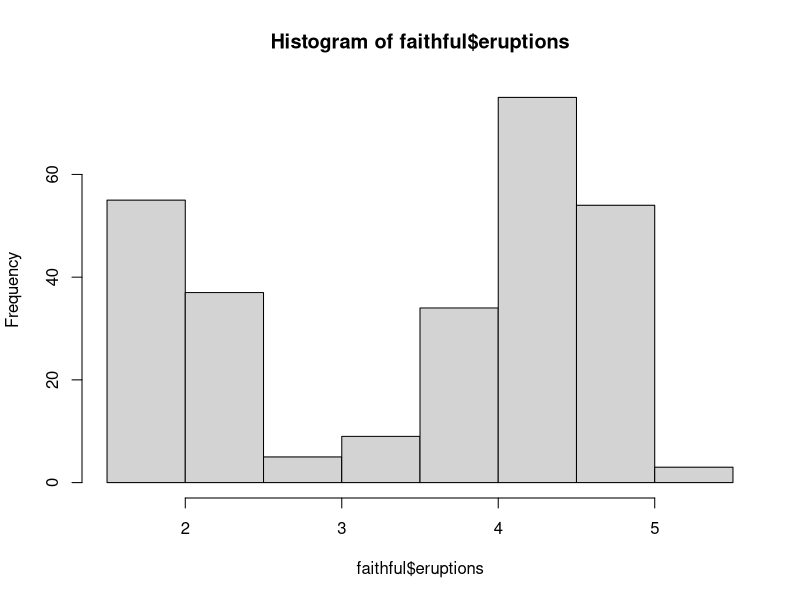
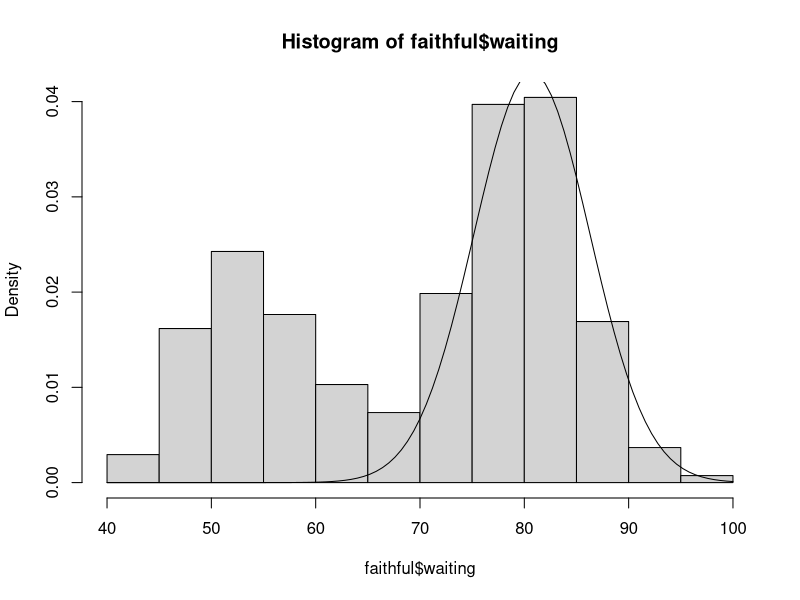

The R script that drew these images, in order: (Note: this script raises an error after producing the figures.)
#!/usr/bin/env RScript
# Gibbs Sampler (Gaussian mixtures)

gibbsMixture <- function(data,k,max_iter=1000){
  n = length(data)
  mu = mean(data)
  sig = var(data)
  
  # Preallocating data
  z = rep(NA,n)
  group_size = rep(NA, k)
  group_x = rep(NA, k)
  group_sum = rep(NA, k)
  
  mu_mat = sig_mat = pj_mat = matrix(NA, nrow=max_iter, ncol=k)
  mu_mat[1,] = rep(mu,k)
  pj_mat[1,] = rep(1,k)/k
  sig_mat[1,] = rep(sig,k)
  
  likelihood = matrix(NA, n, k)
  logpost = rep(NA, max_iter)
  
  ## Chunk for likelihood
  
  for(j in 1:k){
    likelihood[,j] = pj_mat[1,j]*dnorm(x=data, mean=mu_mat[1,j],
                                       sd=sqrt(sig_mat[1,j]))
  }
  
  logpost[1] = sum(log(apply(likelihood,1,sum))) + sum(dnorm(mu_mat[1,],mean(data),sqrt(sig_mat[1,]),log=T)) -
    (10+1)*sum(log(sig_mat[1,])) - sum(var(data)/sig_mat[1,]) + 0.5*sum(log(pj_mat[1,]))
  #######
  
  ### Main loop
  
  for(i in 2:max_iter){
    # z estimation
    for(j in 1:n){
      p = pj_mat[i-1,]*dnorm(data[j],mu_mat[i-1,],sqrt(sig_mat[i-1,]))
      z[j] = sample(1:k, size = 1, prob = p)
    }
    
    # rest of parameters
    
    for(j in 1:k){
      group_size[j] = length(which(z == j))
      group_x[j] = sum(as.numeric(z == j)*data)
      group_sum[j] = sum(as.numeric(z==j)*(data-group_x[j]/group_size[j])^2)
    }
    
    mu_mat[i,] = rnorm(k, (mean(data) + group_x)/(group_size + 1), sqrt(sig_mat[i-1,]/group_size + 1))
    sig_mat[i,] = 1/rgamma(k, .5*(20+group_size),
                         var(data) + .5* group_sum + .5* group_size/(group_size + 1)*(mean(data) - group_x/group_size)^2)
    
    pj_mat[i,] = rdirichlet(params = group_size + 0.5)
    
    #likelihood
    for(j in 1:k){
      likelihood[,j] = pj_mat[i,j]*dnorm(x=data,mean=mu_mat[i,j],sd=sqrt(sig_mat[i,j]))
    }
    
    logpost[i] = sum(log(apply(likelihood,1,sum))) + sum(dnorm(mu_mat[i,],mean(data),sqrt(sig_mat[i,]),log=T)) -
      (10+1)*sum(log(sig_mat[i,])) - sum(var(data)/sig_mat[i,]) + 0.5*sum(log(pj_mat[i,]))
    
    
  }
  class = setClass("MCMC mixture", slots=c(mu="matrix", sig="matrix", p="matrix", group="numeric", logpost="numeric", n="numeric",
                                           k="numeric", data="numeric", max_iter="numeric"))
  res = class(mu = mu_mat, sig = sig_mat, p = pj_mat, group = z, logpost = logpost, n=n, k=k, data=data, max_iter=max_iter)
  return(res)
}


data(faithful)
hist(faithful$eruptions)
hist(faithful$waiting, freq = F)
curve(0.6*dnorm(x,mean=80.73,sd=sqrt(31)),add = T, from=40, to=100)

prueba = gibbsMixture(data = faithful$waiting, k = 2, max_iter = 1000)
